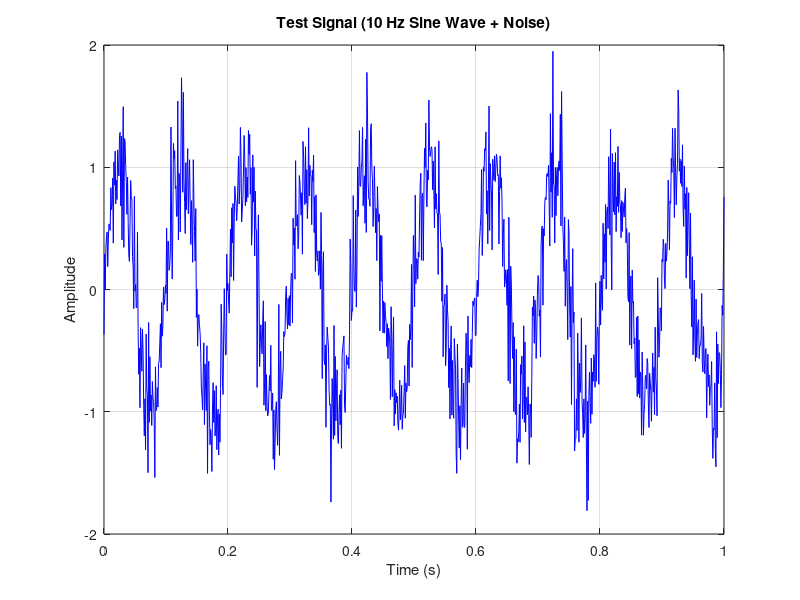

Write the MATLAB code that produced this figure.
% --- Problem 13: Statistical Measures ---
clc; clear; close all;
rng(0);                      % Fixed seed for reproducibility

% Generate a Test Signal
fs = 1000;
t = 0:1/fs:1;
x = sin(2*pi*10*t) + 0.3*randn(size(t)); % Sine wave with added noise
N = length(x);

% Method 1: MATLAB Built-in Functions
mean_builtin = mean(x);
var_builtin = var(x);
std_builtin = std(x);
skew_builtin = skewness(x);
kurt_builtin = kurtosis(x);

% Method 2: Manual Formulas
% Mean: mu = (1/N) * sum(x)
mean_manual = sum(x) / N;

% Variance: sigma^2 = (1/(N-1)) * sum((x - mu)^2)  [sample variance, matches MATLAB's var()]
var_manual = sum((x - mean_manual).^2) / (N - 1);

% Standard deviation: sigma = sqrt(variance)
std_manual = sqrt(var_manual);

% Skewness: (1/N) * sum(((x - mu)/sigma_pop)^3), using population std (N, not N-1)
sigma_pop = sqrt(sum((x - mean_manual).^2) / N);
skew_manual = (sum((x - mean_manual).^3) / N) / sigma_pop^3;

% Kurtosis: (1/N) * sum(((x - mu)/sigma_pop)^4)
kurt_manual = (sum((x - mean_manual).^4) / N) / sigma_pop^4;

% Plotting
figure('Name', 'Problem 13: Statistical Measures');
plot(t, x, 'b');
title('Test Signal (10 Hz Sine Wave + Noise)');
xlabel('Time (s)'); ylabel('Amplitude'); grid on;

% Display Comparison
fprintf('%-20s %-15s %-15s\n', 'Measure', 'Built-in', 'Manual');
fprintf('%-20s %-15.4f %-15.4f\n', 'Mean', mean_builtin, mean_manual);
fprintf('%-20s %-15.4f %-15.4f\n', 'Variance', var_builtin, var_manual);
fprintf('%-20s %-15.4f %-15.4f\n', 'Std Dev', std_builtin, std_manual);
fprintf('%-20s %-15.4f %-15.4f\n', 'Skewness', skew_builtin, skew_manual);
fprintf('%-20s %-15.4f %-15.4f\n', 'Kurtosis', kurt_builtin, kurt_manual);
